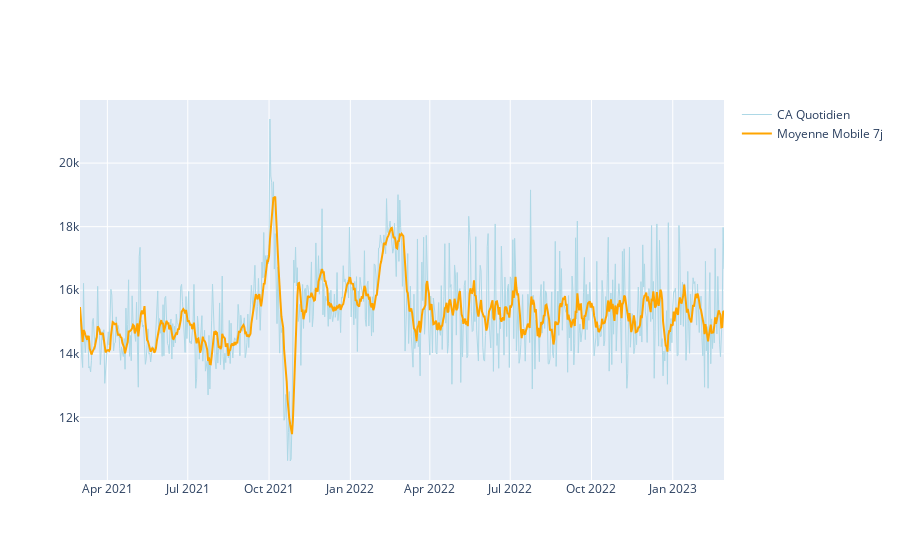

The notebook cell this image was saved under:
### Code cell
fig.add_trace(go.Scatter(
    x=ca_daily.index, 
    y=ca_daily['Moyenne_mobile_7'],
    mode='lines', 
    name='Moyenne Mobile 7j', 
    line=dict(width=2, color='orange'),
    hovertemplate='Date: %{x}<br>Moyenne 7j: %{y:,.2f}€<extra></extra>'
))

### Figure 1 — Plotly figure (JSON) as saved in the notebook; plotly's stock layout.template omitted (floating-point values rounded to 4 significant figures; data arrays with more than 128 entries replaced by an {"elided": "..."} marker saying what was removed)
{"data": [{"hovertemplate": "Date: %{x}<br>CA: %{y:,.2f}€<extra></extra>", "line": {"color": "lightblue", "width": 1}, "mode": "lines", "name": "CA Quotidien", "type": "scatter", "x": {"elided": "730 str values"}, "y": {"elided": "730 float values"}}, {"hovertemplate": "Date: %{x}<br>Moyenne 7j: %{y:,.2f}€<extra></extra>", "line": {"color": "orange", "width": 2}, "mode": "lines", "name": "Moyenne Mobile 7j", "type": "scatter", "x": {"elided": "730 str values"}, "y": {"elided": "730 float values"}}], "layout": {}}
